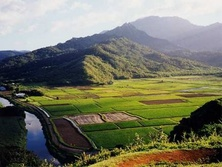
#> input picture Practica2: Histogramas/python/EcualizacionEspecificacion/im1.jpg, 222 x 167 px, shrunk from 434 x 326 before the run
$ python eqEspecificacion.py
#> lines starting #> are read from the running program, lines starting #| are printed output that depends on the picture
import cv2
import numpy as np
from matplotlib import pyplot as plt


def acumulado(img, figure):
    color = ('b', 'g', 'r')
    H = np.zeros([256, 3])
    for i, col in enumerate(color):
        hist = cv2.calcHist([img], [i], None, [256], [0, 256])
        # Acumulado:
        acc = 0
        for j in range(256):
            H[j][i] = hist[j] + acc
            acc = H[j][i]
        #Normalizado
        H[:,i] = H[:,i] / (img.shape[0] * img.shape[1])
        plt.figure(figure)
        plt.plot(H[:,i],color=col)
        plt.draw()
        plt.pause(.001)
    return H


I2 = cv2.imread('im1.jpg')
#> I2 is the input picture: shape (167, 222, 3); mean B, G, R 98.5, 117.3, 116.9
I1 = cv2.imread('im2.jpg')
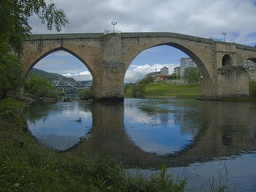
#> input picture Practica2: Histogramas/python/EcualizacionEspecificacion/im2.jpg, 256 x 192 px, shrunk from 500 x 375 before the run
#> I1 is the input picture: shape (192, 256, 3); mean B, G, R 92.4, 94.1, 83.8

H1 = acumulado(I1, 1)
#> the loop in acumulado, `for i, col in enumerate(color):` made 3 passes
#> pass 1, in acumulado, `plt.pause(.001)`:
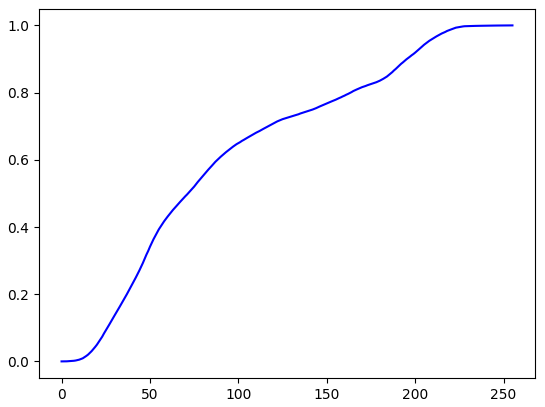
#> figure drawn by matplotlib, 1 panel; curve peaks at x = 255, y = 1
#> after the loop in acumulado, `for i, col in enumerate(color):`: H = 256 rows, first 8: [0.000102, 0, 0], [0.000142, 0, 0], [0.000264, 0, 0], [0.000366, 0, 0], [0.000712, 0, 0], [0.000997, 0, 0], [0.0014, 0, 0], [0.00197, 0, 0]
#> H1 has the same summary as H in acumulado
H2 = acumulado(I2, 2)
#> the loop in acumulado (call 2), `for i, col in enumerate(color):` made 3 passes
#> pass 1, in acumulado (call 2), `plt.pause(.001)`:
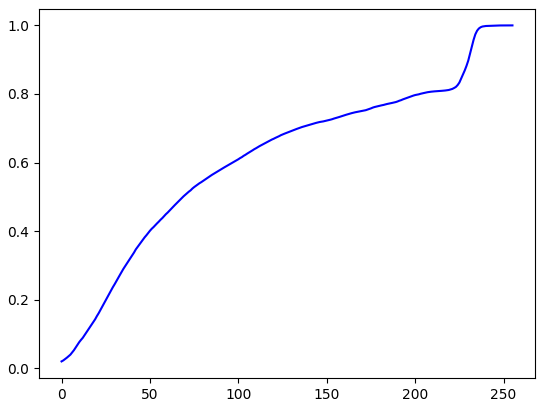
#> figure drawn by matplotlib, 1 panel; curve peaks at x = 255, y = 1
#> pass 2, in acumulado (call 2), `plt.pause(.001)`:
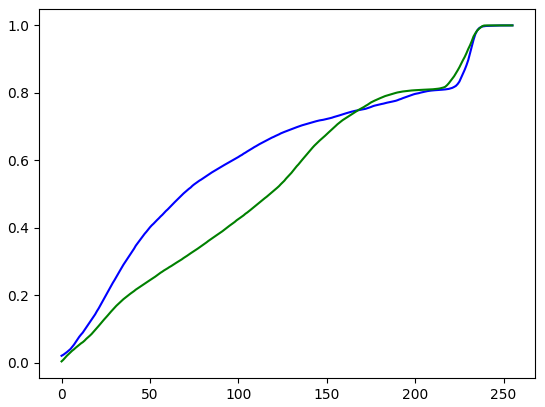
#> figure drawn by matplotlib, 1 panel; curve peaks at x = 255, y = 1; curve peaks at x = 244, y = 1
#> after the loop in acumulado (call 2), `for i, col in enumerate(color):`: H = 256 rows, first 8: [0.0201, 0.00337, 0.00715], [0.023, 0.00831, 0.0122], [0.0268, 0.0142, 0.0196], [0.0309, 0.02, 0.0271], [0.0351, 0.025, 0.0338], [0.0398, 0.0304, 0.0396], [0.0463, 0.035, 0.0463], [0.0528, 0.0391, 0.0517]
#> H2 has the same summary as H in acumulado

[m, n, p] = I1.shape
#> m = 192; n = 256; p = 3
I3 = np.zeros([m, n, p])
# [5 lines of commented-out code are left out]
for k in range(p):
    for i in range(m):
        for j in range(n):
            z = 0
            Sk = H1[I1[i, j, k], k]
            while H2[z, k] - Sk < 0:
                z += 1
                if z == 256:
                    H2[z, k] = Sk
            I3[i, j, k] = z
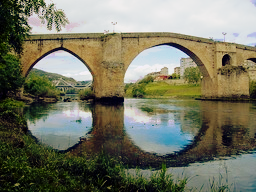
#> I3: shape (192, 256, 3) float64; mean B, G, R 99, 118.2, 117.8

I3 = I3.astype('uint8')
H3 = acumulado(I2, 3)
#> H3 has the same summary as H in acumulado

cv2.imshow("Imagen 1", I1)
cv2.imshow("Imagen 2", I2)
cv2.imshow("Imagen 3", I3)


cv2.waitKey(0)
